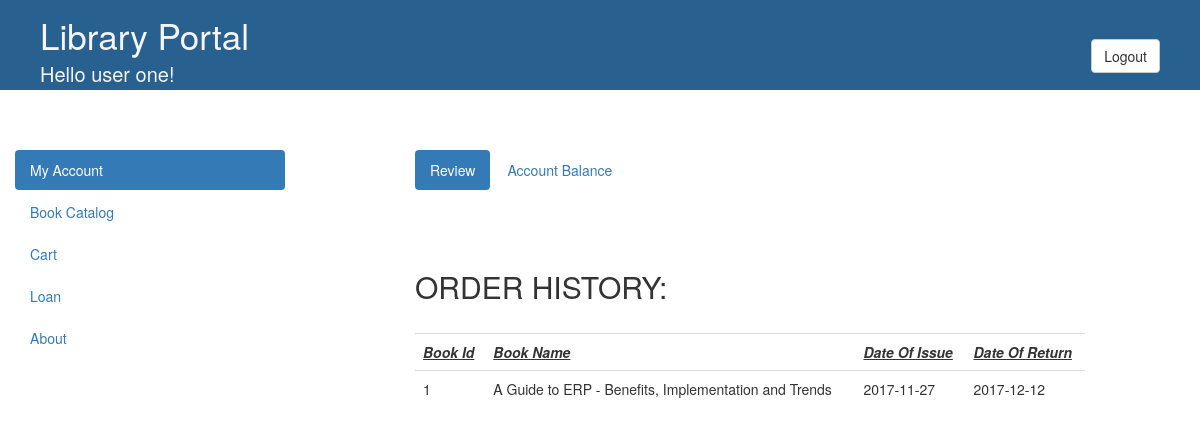
Screenshot of /home.php (signed in) with the database file from the repository.
### tables this page shows
CREATE TABLE `orders` (
  `order_id` int(11) NOT NULL,
  `uname` varchar(100) NOT NULL,
  `name` varchar(100) NOT NULL,
  `bid` int(4) NOT NULL,
  `bname` varchar(500) NOT NULL,
  `phno` varchar(15) NOT NULL,
  `eid` varchar(100) NOT NULL,
  `doi` date NOT NULL,
  `dateOfReturn` date DEFAULT NULL
);

### home.php (the view, shortened to what this page needs)
<?php
include "loggedin.php";
?>
<!DOCTYPE html>
<html lang="en">
<head>
  <link rel="stylesheet" href="https://maxcdn.bootstrapcdn.com/bootstrap/3.3.7/css/bootstrap.min.css">
</head>
<BODY>
<div class="header" style="background-color:#286090;">
<div class="col-md-12">
<div class="col-md-3"><div style="text-align:justify;font-size: 35px;color:#f5f5f5 ;">Library Portal<br></div><div style="text-align:justify;font-size: 20px;color:#f5f5f5 ;">Hello
<?php
echo $_SESSION["name"]."!";
?>
</div></div>
<div class="col-md-6"></div>
<div class="col-md-3"><div style="text-align:right;font-size: 20px;"><br><a href="/logout.php"><button type="button" class="btn btn-default">Logout</button></a>
</div>
</div>
</div>
</div><br><br><br>
    <div class="col-md-3">
           <ul class="nav nav-pills nav-stacked">
       <li class="active"><a href="./home.php">My Account</a></li>
        <li><a href="./librarynew.php">Book Catalog</a></li>
        <li><a href="./cart.php">Cart</a></li>
        <li><a href="./loan.php">Loan</a></li>
        <li><a href="./about.php">About</a></li><br><br>
      </ul>
    </div>
<div class="col-md-1"></div>
<div class="col-md-7">
 <ul class="nav nav-pills">
        <li class="active"><a href="./home.php">Review</a></li>
        <li><a href="./myacc.php">Account Balance</a></li>
      </ul>
<br><br><br>
<table class="table"style="width:100">
<?php
$uname=$_SESSION["uname"];
$sql = "SELECT bid,bname,doi,dateOfReturn FROM orders Where uname='$uname'";
$result = $conn->query($sql);
if ($result->num_rows > 0) {
echo "<h2>ORDER HISTORY:</h2><table class=table style=width:100>
<tr>
<th><i><u>Book Id</u></i></th>
<th><i><u>Book Name</u></i></th>
<th><i><u>Date Of Issue</u></i></th>
<th><i><u>Date Of Return</u></i></th>
</tr>";
    while($row = $result->fetch_assoc()) {echo "<tr><td>".$row["bid"]."</td><td>".$row["bname"]."</td><td>".$row["doi"]."</td><td>".$row["dateOfReturn"]."</td></tr>";}
} else
    echo "No Book(s) Issued yet!";
?>
</table>
</div>
<div class="col-md-1"></div>
<div class="col-md-1"></div>
</body>
</html>

### home.php (style rules this page uses)
div.header { padding-top: 10px; padding-right: 10px; padding-bottom: 80px; padding-left: 10px; }

### rows the page displays
orders: bid "1", bname "A Guide to ERP - Benefits, Implementation and Trends", doi "2017-11-27", dateOfReturn "2017-12-12"

### other values shown
$_SESSION["name"] "user one"
